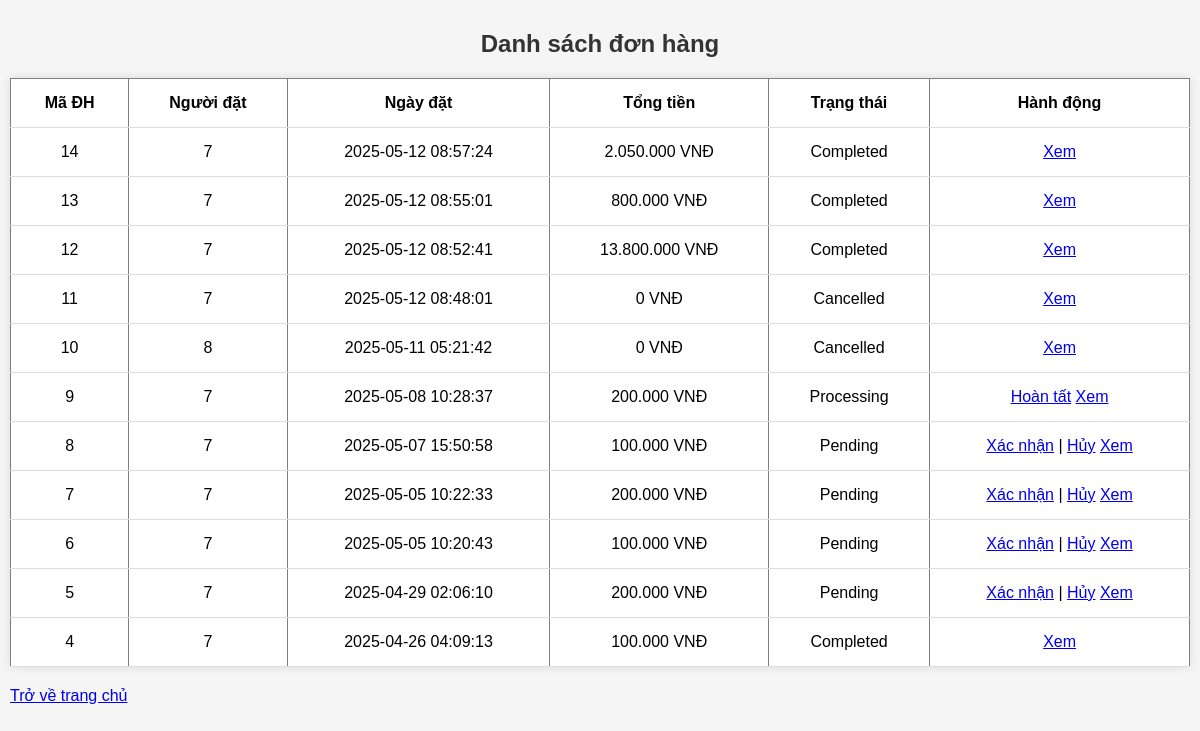
Page /BANHANG/admin_orders.php (signed in) on the committed database.
### tables this page shows
CREATE TABLE `orders` (
  `order_id` int(11) NOT NULL,
  `user_id` int(11) DEFAULT NULL,
  `fullname` varchar(100) DEFAULT NULL,
  `address` text DEFAULT NULL,
  `phone` varchar(15) DEFAULT NULL,
  `total_amount` decimal(10,2) DEFAULT NULL,
  `order_status` enum('pending','processing','completed','cancelled') DEFAULT NULL,
  `order_date` timestamp NOT NULL DEFAULT current_timestamp()
);

### BANHANG/admin_orders.php (the view, shortened to what this page needs)
<?php
require './php/db.php';
$sql = "SELECT * FROM orders ORDER BY order_date DESC";
$result = $conn->query($sql);
?>
<!DOCTYPE html>
<html lang="vi">
<head>
    <link rel="stylesheet" href="./asset/css/cart.css">
</head>
<body>
    <h2>Danh sách đơn hàng</h2>
    <table border="1">
        <tr>
            <th>Mã ĐH</th>
            <th>Người đặt</th>
            <th>Ngày đặt</th>
            <th>Tổng tiền</th>
            <th>Trạng thái</th>
            <th>Hành động</th>
        </tr>
        <?php while ($row = $result->fetch_assoc()): ?>
        <tr>
            <td><?php echo $row['order_id']; ?></td>
            <td><?php echo $row['user_id']; ?></td>
            <td><?php echo $row['order_date']; ?></td>
            <td><?php echo number_format($row['total_amount'], 0, ',', '.'); ?> VNĐ</td>
            <td><?php echo ucfirst($row['order_status']); ?></td>
            <td>
                <?php if ($row['order_status'] == 'pending'): ?>
                    <a href="admin_update_order.php?order_id=<?php echo $row['order_id']; ?>&status=processing">Xác nhận</a> |
                    <a href="admin_update_order.php?order_id=<?php echo $row['order_id']; ?>&status=cancelled">Hủy</a>
                <?php elseif ($row['order_status'] == 'processing'): ?>
                    <a href="admin_update_order.php?order_id=<?php echo $row['order_id']; ?>&status=completed">Hoàn tất</a>
                <?php endif; ?>
                <a href="order_detail.php?order_id=<?php echo $row['order_id']; ?>">Xem</a>
            </td>
        </tr>
        <?php endwhile; ?>
    </table>
    <a href="index.php" class="btn--home">Trở về trang chủ</a>
</body>
</html>

### BANHANG/asset/css/cart.css (style rules this page uses)
body { font-family: Arial, sans-serif; margin: 0; padding: 10px; background-color: #f5f5f5; }
h1, h2 { text-align: center; color: #333; }
table { width: 100%; border-collapse: collapse; background: white; margin: 20px 0; box-shadow: 0px 0px 10px rgba(0, 0, 0, 0.1); }
th, td { padding: 15px; text-align: center; border-bottom: 1px solid #ddd; }

### rows in the picture
orders: order_id "14", user "7", order_date "2025-05-12 08:57:24", total_amount "2.050.000", order_status "Completed"
orders: order_id "13", user "7", order_date "2025-05-12 08:55:01", total_amount "800.000", order_status "Completed"
orders: order_id "12", user "7", order_date "2025-05-12 08:52:41", total_amount "13.800.000", order_status "Completed"
orders: order_id "11", user "7", order_date "2025-05-12 08:48:01", total_amount "0", order_status "Cancelled"
orders: order_id "10", user "8", order_date "2025-05-11 05:21:42", total_amount "0", order_status "Cancelled"
orders: order_id "9", user "7", order_date "2025-05-08 10:28:37", total_amount "200.000", order_status "Processing"
orders: order_id "8", user "7", order_date "2025-05-07 15:50:58", total_amount "100.000", order_status "Pending"
orders: order_id "7", user "7", order_date "2025-05-05 10:22:33", total_amount "200.000", order_status "Pending"
orders: order_id "6", user "7", order_date "2025-05-05 10:20:43", total_amount "100.000", order_status "Pending"
orders: order_id "5", user "7", order_date "2025-04-29 02:06:10", total_amount "200.000", order_status "Pending"
orders: order_id "4", user "7", order_date "2025-04-26 04:09:13", total_amount "100.000", order_status "Completed"
